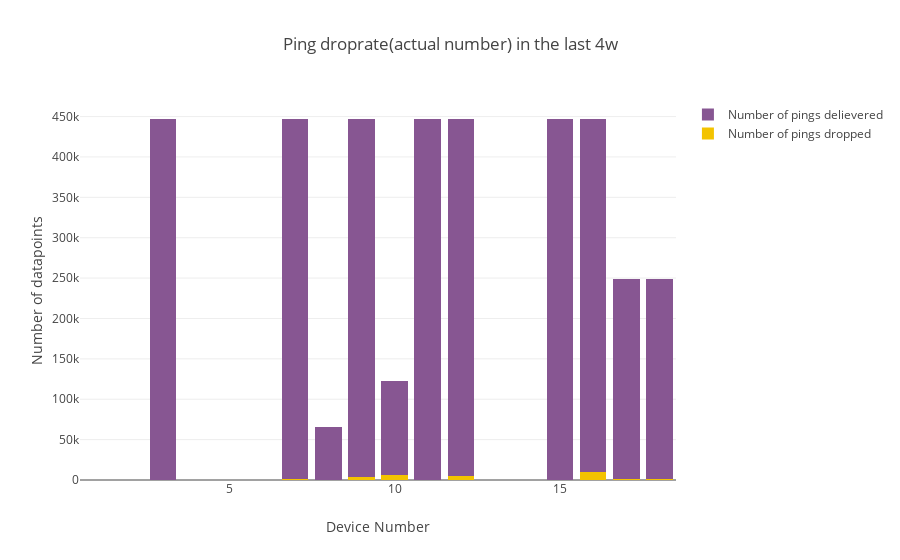

Notebook code cell kept with this figure:
### Code cell
combined_bar_plot_2traces(xvalues=device_numbers,
                          yvalues1=pingdroprate_counts_time,
                          yvalues2=[a - b for a, b in zip(ping_counts_time, pingdroprate_counts_time)],
                          name1='Number of pings dropped',
                          name2='Number of pings delievered',
                          title="Ping droprate(actual number) in the last "+time_interval,
                          ytitle="Number of datapoints")

### Figure 1 — Plotly figure (JSON) as saved in the notebook; plotly's stock layout.template omitted (floating-point values rounded to 4 significant figures)
{"data": [{"marker": {"color": "F3C300"}, "name": "Number of pings dropped", "type": "bar", "x": [1, 2, 3, 4, 5, 6, 7, 8, 9, 10, 11, 12, 13, 14, 15, 16, 17, 18], "y": [0, 0, 12, 0, 0, 0, 1460, 2, 3796, 6531, 466, 4527, 0, 0, 24, 10179, 1017, 1143]}, {"marker": {"color": "875692"}, "name": "Number of pings delievered", "type": "bar", "x": [1, 2, 3, 4, 5, 6, 7, 8, 9, 10, 11, 12, 13, 14, 15, 16, 17, 18], "y": [0, 0, 446978, 0, 0, 0, 445511, 65295, 443194, 115505, 446524, 442464, 0, 0, 446966, 436811, 247673, 247546]}], "layout": {"barmode": "stack", "title": "Ping droprate(actual number) in the last 4w", "xaxis": {"title": "Device Number"}, "yaxis": {"title": "Number of datapoints"}}}
